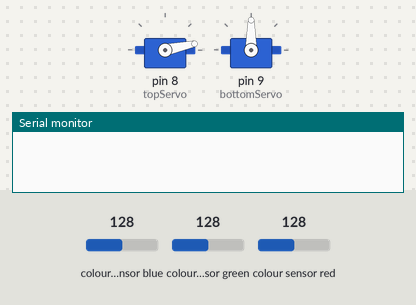
The sketch below on a simulated Arduino Uno, built with avr-gcc and run on an emulated ATmega328P. On the bench: 2 × servo, the last lines printed to the serial monitor. Wiring (inferred from the names in the program): TCS3200 colour sensor: output pin 7; S2 pin 5; S3 pin 6; S0 pin 3; S1 pin 4. Inputs (shaded band) come from the test bench; at power-on: colour sensor blue 128, colour sensor green 128, colour sensor red 128.

Above: at 0.05 s.
At 2.1 s:
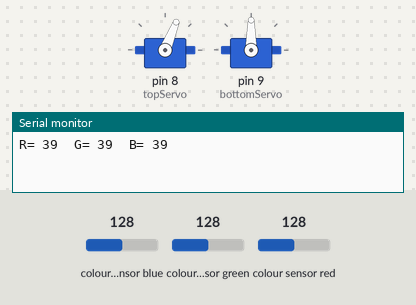
At 4.2 s:
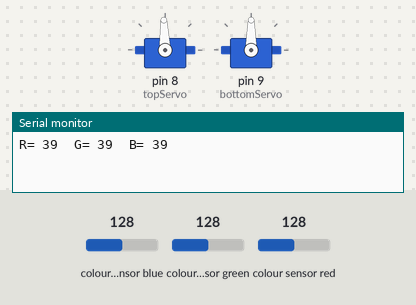
Timing chart, 0 to 5.5 s (numbered marks = the images above):
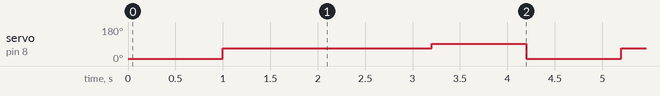

The sketch:

ColorSorter.ino
```cpp
    /*Color Sorter Arduino
     *CPSC 581 - Human Computer Interaction: II
     *This program is used to control two servo motors and a color sensor
     *in order to sort Skittle flavors in respective cups.
     */

    #include <Servo.h>
    #define S0 3
    #define S1 4
    #define S2 5
    #define S3 6
    #define sensorOut 7
    Servo topServo;
    Servo bottomServo;
    int frequency = 0;
    int color=0;
    void setup() {
      pinMode(S0, OUTPUT);
      pinMode(S1, OUTPUT);
      pinMode(S2, OUTPUT);
      pinMode(S3, OUTPUT);
      pinMode(sensorOut, INPUT);
      // Setting frequency-scaling to 20%
      digitalWrite(S0, HIGH);
      digitalWrite(S1, LOW);
      topServo.attach(8);
      bottomServo.attach(9);
      Serial.begin(9600);
    }
    void loop() {

      topServo.write(12);
      delay(1000);

      topServo.write(68);
      delay(1000);

      color = readColor();
      delay(50);
      switch (color) {
        case 1:
        bottomServo.write(28);
        break;
        case 2:
        bottomServo.write(65);
        break;
        case 3:
        bottomServo.write(115);
        break;
        /*
        case 4:
        bottomServo.write(115);
        break;
        */
        case 4:
        bottomServo.write(140);
        break;

        case 0:
        break;
      }
      delay(1000);
      topServo.write(92);
      delay(1000);
    }
    int readColor() {
      // Setting red filtered photodiodes to be read
      digitalWrite(S2, LOW);
      digitalWrite(S3, LOW);
      // Reading the output frequency
      frequency = pulseIn(sensorOut, LOW);
      int R = frequency;
      // Printing the value on the serial monitor
      Serial.print("R= ");//printing name
      Serial.print(frequency);//printing RED color frequency
      Serial.print("  ");
      delay(50);
      // Setting Green filtered photodiodes to be read
      digitalWrite(S2, HIGH);
      digitalWrite(S3, HIGH);
      // Reading the output frequency
      frequency = pulseIn(sensorOut, LOW);
      int G = frequency;
      // Printing the value on the serial monitor
      Serial.print("G= ");//printing name
      Serial.print(frequency);//printing RED color frequency
      Serial.print("  ");
      delay(50);
      // Setting Blue filtered photodiodes to be read
      digitalWrite(S2, LOW);
      digitalWrite(S3, HIGH);
      // Reading the output frequency
      frequency = pulseIn(sensorOut, LOW);
      int B = frequency;
      // Printing the value on the serial monitor
      Serial.print("B= ");//printing name
      Serial.print(frequency);//printing RED color frequency
      Serial.println("  ");
      delay(50);

      /*
       * Add values here, need to calibrate.
       */
      if(R>=68 && R<=82 && G>=98 && G<=112 && B>=68 && B<=82){
        color = 1; // Purple
      }
      /*
      else if(R>=46 && R<=58 && G>=80 && G<=92 && B>=68 && B<=82){
        color = 2; // Orange
      }
      */
      else if(R>=56 && R<=76 && G>=70 && G<=96 && B>=64 & B<=88){
        color = 2; // Green
      }
      else if(R>=54 && R<=72 && G>=90 && G<=120 && B>=68 & B<=89){
        color = 3; // Red
      }
      else if(R>=44 && R<=58 && G>=65 && G<=80 && B>=62 & B<=78){
        color = 4; // Yellow
      }

      return color;
    }
```

Measured:
- by itself, servo on pin 8 (topServo): repeats every 4.2 s: 92° 1.0 s, 12° 1.0 s, 68° 2.2 s
